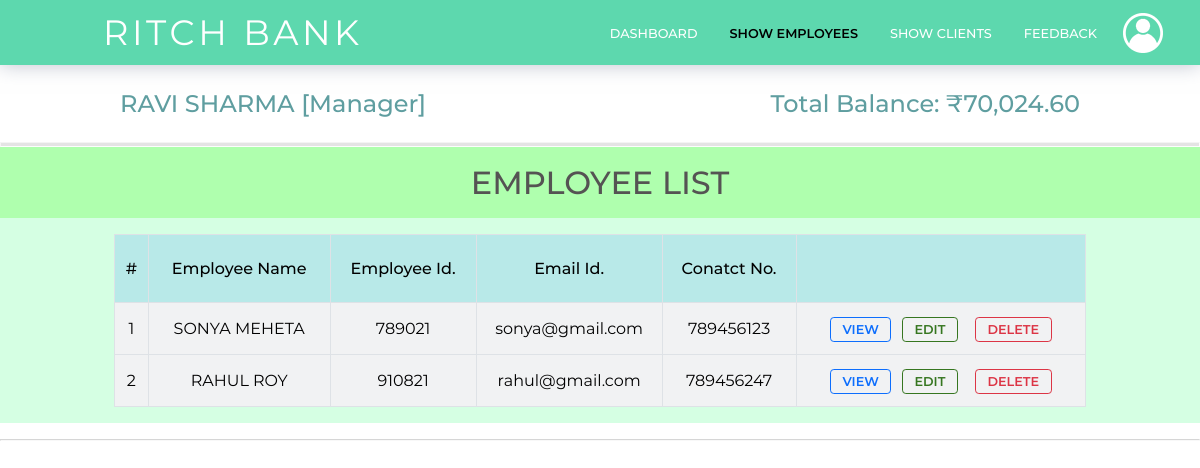
The app's page /manager/employee-list.php (signed in) with its own data.
### tables this page shows
CREATE TABLE `managerlogin` (
  `id` int(4) NOT NULL,
  `first_name` varchar(50) NOT NULL,
  `last_name` varchar(50) NOT NULL,
  `email` varchar(50) NOT NULL,
  `password` varchar(255) NOT NULL
);

CREATE TABLE `employeeaccounts` (
  `id` int(50) NOT NULL,
  `first_name` varchar(50) NOT NULL,
  `last_name` varchar(50) NOT NULL,
  `email` varchar(50) NOT NULL,
  `password` varchar(255) NOT NULL,
  `contact_no` bigint(50) NOT NULL,
  `aadhaar_no` bigint(50) NOT NULL,
  `dob` date NOT NULL,
  `address` varchar(255) NOT NULL,
  `emp_id` bigint(50) NOT NULL,
  `city` varchar(50) NOT NULL,
  `district` varchar(50) NOT NULL,
  `state` varchar(50) NOT NULL,
  `date` datetime NOT NULL
);

### manager/employee-list.php (the view, shortened to what this page needs)
<?php
    include "../backend/connect.php";
?>
<!DOCTYPE html>
<html>
<head>
    <link href = "../css/style.css" rel="stylesheet"></link>
</head>
<body>
    <header>
        <hi class="logo">RITCH BANK</hi>
        <nav>
            <ul>
                <li><a href="manager-dashboard.php">Dashboard</a></li>
                <li><a href="#/" class="active-link">Show Employees</a></li>
                <li><a href="client-list.php">Show Clients</a></li>
                <li><a href="#">Feedback</a></li>
            </ul>
        </nav>
        <div class="login">
            <ul>
                <li><a href="#/"><img class="profile-icon" src="../img/Profile-icon.png" alt="NO img"></a>
                </li>
            </ul>
        </div>
    </header>
    <main>
        <section class="breadcrumbs">
            <div class="breadcrumbs-title">
                <?php
                        $ar = $con->query("SELECT * FROM `managerLogin` WHERE `id` = '$_SESSION[managerId]' LIMIT 1");
                        $userData = $ar->fetch_assoc();
                        $arr = $con->query("SELECT SUM(`balance`) AS total_balance FROM `clientAccounts`");
                        $row = $arr->fetch_assoc();
                        echo "  <h2>".$userData['first_name']." ".$userData['last_name']." [Manager] </h2>
                                <h2>Total Balance:  <script>var balanceNav =".$row['total_balance'].";</script>
                                <span id='balanceNav'></span> </h2>";
                    ?>
            </div>
        </section>
        <hr class="breadcrumbs-hr">
        <section class="container-color-tables">
            <h1>Employee List</h1>
            <div class="container">
                <table>
                    <thead>
                        <tr>
                            <th scope="col">#</th>
                            <th scope="col">Employee Name</th>
                            <th scope="col">Employee Id.</th>
                            <th scope="col">Email Id.</th>
                            <th scope="col">Conatct No.</th>
                            <th scope="col"></th>
                        </tr>
                    </thead>
                    <tbody>
                        <?php
                            $i=0;
                            $array = $con->query("SELECT * FROM `employeeAccounts` ORDER BY `employeeAccounts`.`id` ASC");
                            if ($array->num_rows > 0)
                            {
                                while ($row = $array->fetch_assoc())
                                {
                                    $i++;
                                    echo "<tr>
                                            <td scope='row'>".$i."</td>
                                            <td>".$row['first_name']." ".$row['last_name']."</td>
                                            <td>".$row['emp_id']."</td>
                                            <td>".$row['email']."</td>
                                            <td>".$row['contact_no']."</td>
                                            <td>
                                                <a class='btn btn-view' id='btn-view-table' href='employee-details.php?employeeID=".$row['id']."'title='View More info'>View</a>
                                                <a class='btn btn-view' id='btn-edit-table' href='employee-details-edit.php?id=".$row['id']."'title='Edit Employee Details'>Edit</a>
                                                <a class='btn btn-delete' id='btn-delete-table' href='employee-list.php?delete=".$row['id']."' onclick='return checkDelete()' title='Delete this account'>Delete</a>
                                            </td>
                                        </tr>";
                                }
                            }
                        ?>
                    </tbody>
                </table>
            </div>
        </section>
        <hr>
    </main>
    <footer></footer>
</body>
</html>

### records on screen
managerlogin: first_name "RAVI", last_name "SHARMA"
employeeaccounts: first_name "SONYA", last_name "MEHETA", emp "789021", email "sonya@gmail.com", contact_no "789456123"
employeeaccounts: first_name "RAHUL", last_name "ROY", emp "910821", email "rahul@gmail.com", contact_no "789456247"
